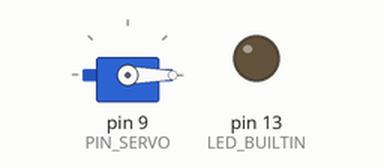
Bench run of a sketch on a simulated Arduino Uno, built with avr-gcc and run on an emulated ATmega328P. Parts: servo, output pins drawn as LEDs (lit = HIGH).

Above: at 0.05 s.
At 1.65 s:
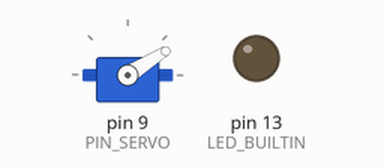
At 3.25 s:
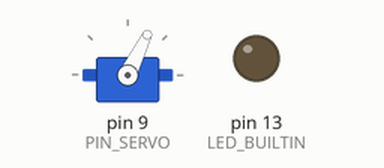
At 6.45 s:
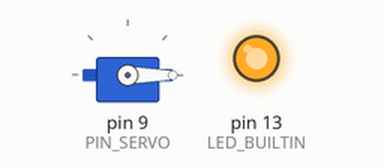
Timing chart, 0 to 9.8 s (numbered marks = the images above):
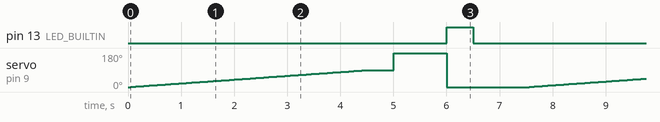

Measured:
- by itself, pin 13 (LED_BUILTIN): alternates HIGH for 0.50 s and LOW for 7.0 s
- by itself, servo on pin 9 (PIN_SERVO): ramps from 0° to 180° and jumps back, once every 7.5 s

The sketch:

servo-control.ino
```cpp
/*

  Servo Controller

  Just testing how to control a servo by Arduino

  Servos are position based. You specify an angle
  and the servos will spin to that angle. The servos
  with the library are limited to a 180 degree range.

  Min angle is 0, max is 180. All inputs are clamped
  to that range.
   - 200, 360, 400 are treated as 180 deg
   - negativea are treated as 0 deg

*/

#include<Servo.h> // Has the servo wrapper


const int PIN_SERVO = 9;

Servo servo;
int pos; // in degrees
const int STEP_DELAY = 50;
const int STEP_ANGLE = 15;


void setup() {
  pinMode(PIN_SERVO, OUTPUT);
  pinMode(LED_BUILTIN, OUTPUT);
  servo.attach(PIN_SERVO);
}

void loop() {
  for (pos=0; pos<90; pos++) {
    servo.write(pos);
    delay(STEP_DELAY);
  }

  delay(500);
  // The servo treats 200 as 180
  servo.write(200);
  delay(500);
  // 370 = 180
  servo.write(370);
  delay(500);

  digitalWrite(LED_BUILTIN, HIGH);
  // -30 = 0 deg
  servo.write(-30);
  delay(500);
  digitalWrite(LED_BUILTIN, LOW);

  delay(1000);
}
```
